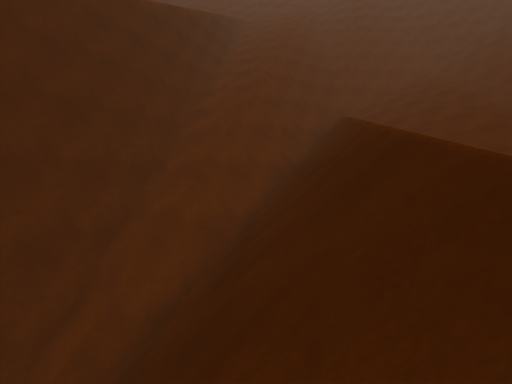
View 1 (above)

15 first-person views from a walk through a scene from a Unity 3-D project. The camera is 1.2 m above the floor, tilts 4° down and sees 85° across. The floor is counted in squares, 2 m on a side. Each view is taken from the middle of a square. On the plan, view 1 faces up. The plan holds only what a view shows up to about 9 squares ahead; the rest is blank. The place goes on beyond the plan. The player is left out.

View 2
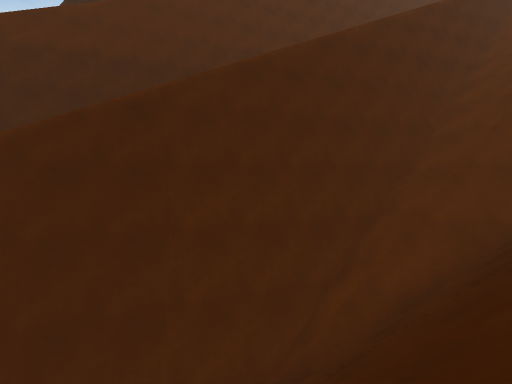

View 3
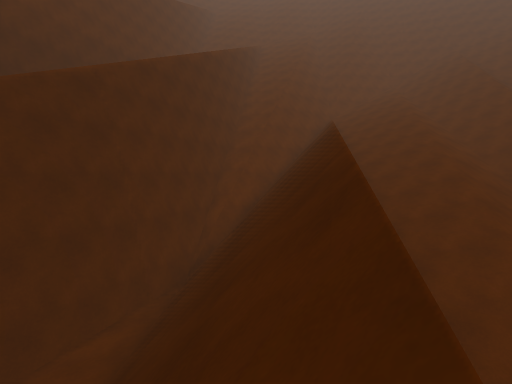

View 4
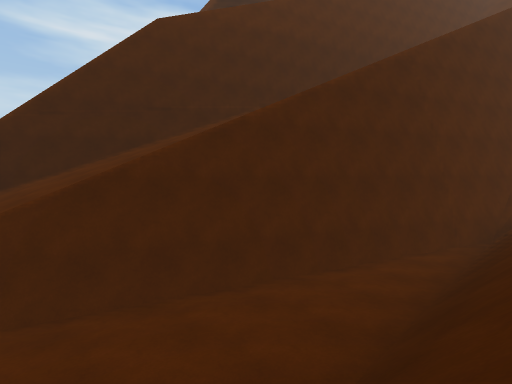

View 5
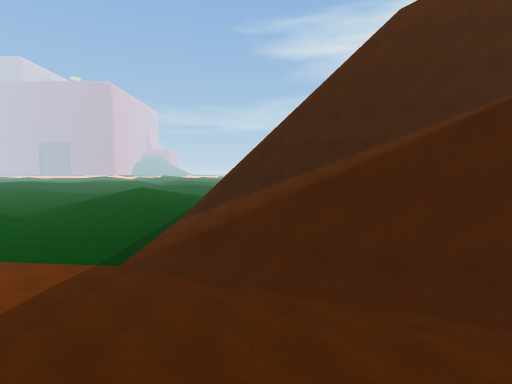

View 6
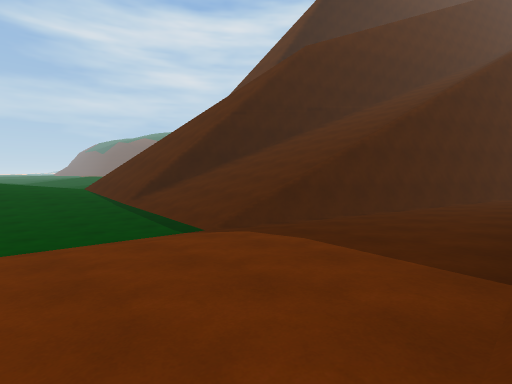

View 7
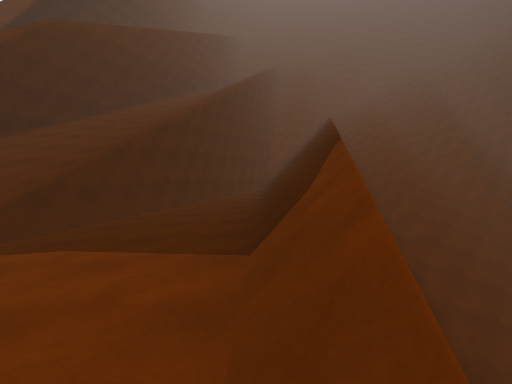

View 8
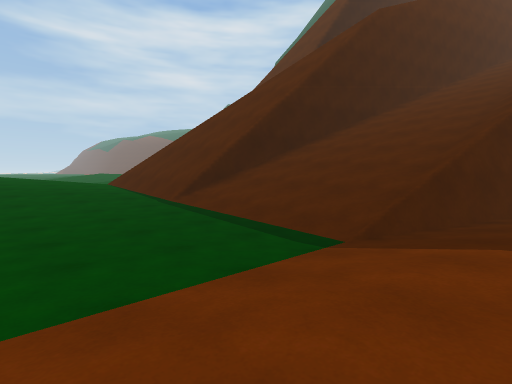

View 9
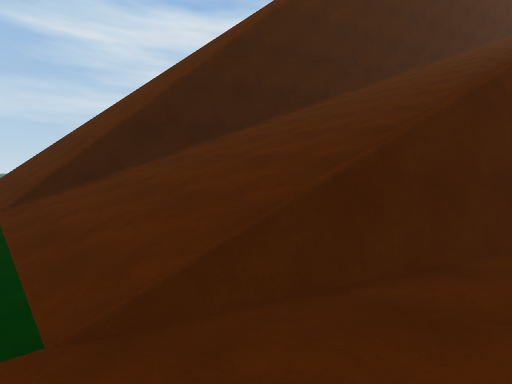

View 10
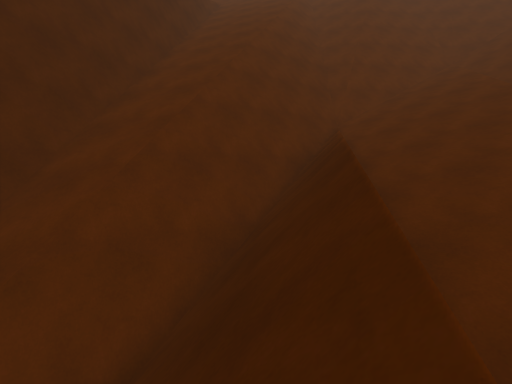

View 11
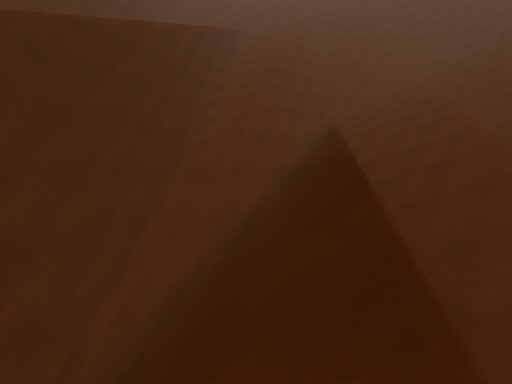

View 12
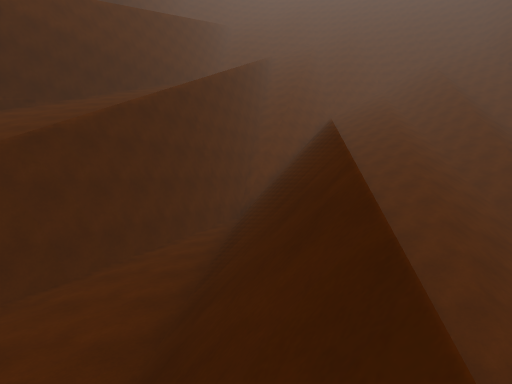

View 13
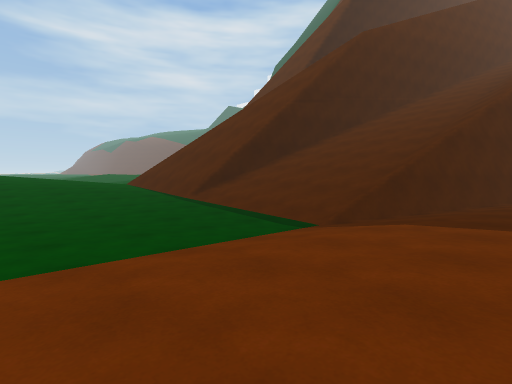

View 14
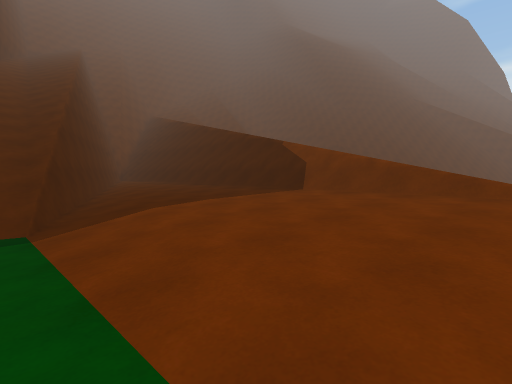

View 15
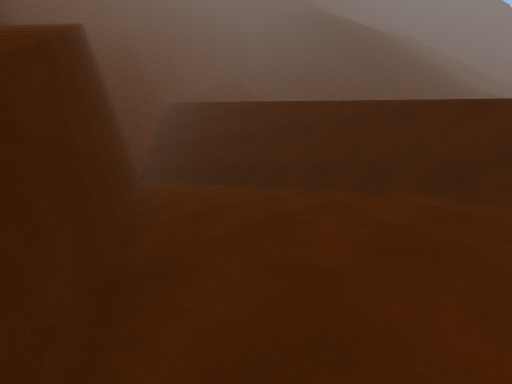

### Floor plan
Key: @ floor where view 1 was taken; # wall or solid block; . main floor; : floor 1.75 m higher than the main floor; + floor 13 m higher than the main floor; * floor 16 m higher than the main floor; % floor 19.25 m higher than the main floor; / step, stairs or slope; = window, fence, low wall or low ledge; v drop or lower ground.
Columns run from 17 left of view 1 to 8 right of it. Each row starts with its distance up from view 1.
 12                /v%%vv ##//
 11                /v**v###///
 10                #=*v##/////
  9               /#=+##//////
  8               /## #=//////
  7               v#=##=/////
  6                ###/ /////
  5              /###// ////
  4          #   /###//=/////
  3         /#   v#=/// /////
  2         /////v#///v/////
  1         #////v#/// ////
  0         #////#///@=/////
 -1        /////v#./// /////
 -2        /////#..//v ////
 -3        v////#..//  ///
 -4       /////v#..//= ////
 -5      //////#...// /////
 -6     ///////#..//v ////
 -7    ///=////.../// ///
 -8   ////////=...//v //
 -9  //////////...//
-10  :............/v
-11 :::.........../
-12 ::::........../
-13 ::::........../
-14   :...........

Where each view was taken, in squares from view 1:
view 1: 0 up, 0 right, facing up
view 2: 1 down, 0 right, facing up-left
view 3: 5 down, 1 left, facing up
view 4: 7 down, 2 left, facing up-left
view 5: 7 down, 2 left, facing left
view 6: 13 down, 3 left, facing up-left
view 7: 13 down, 3 left, facing up
view 8: 13 down, 6 left, facing up-left
view 9: 10 down, 6 left, facing up-left
view 10: 3 up, 1 right, facing up
view 11: 1 down, 0 right, facing up
view 12: 9 down, 2 left, facing up
view 13: 14 down, 5 left, facing up-left
view 14: 14 down, 8 left, facing up-right
view 15: 9 down, 7 left, facing up-right
